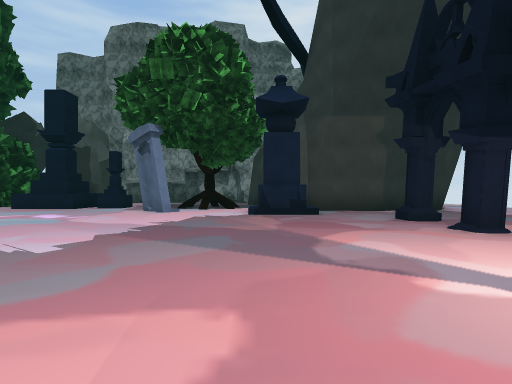
View 1 (above)

24 first-person views from a walk through a 3-D level made in the Unity game engine. The camera is 1.3 m above the floor, looks level and sees 80° across. The floor is counted in squares, 2 m on a side. Each view is taken from the middle of a square. On the plan, view 1 faces up. The plan holds only what a view shows up to about 10 squares ahead; the rest is blank. The place goes on beyond the plan. Some surface patterns are stand-ins.

View 2
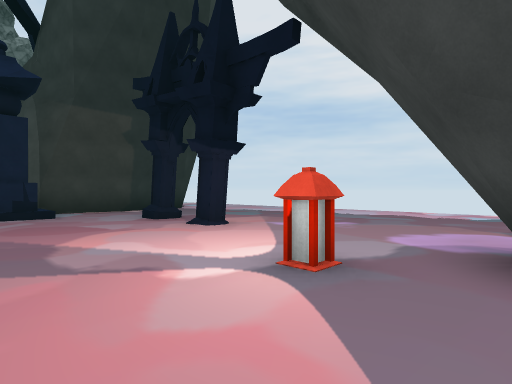

View 3
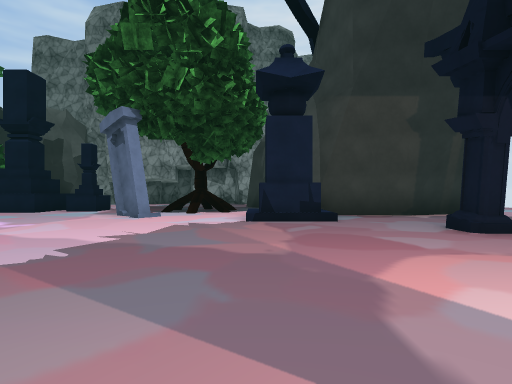

View 4
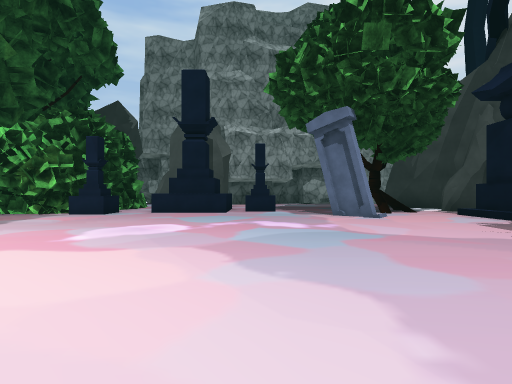

View 5
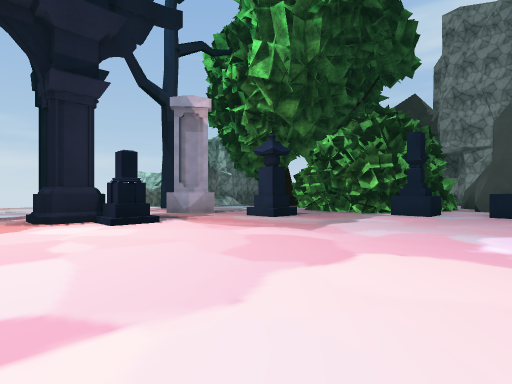

View 6
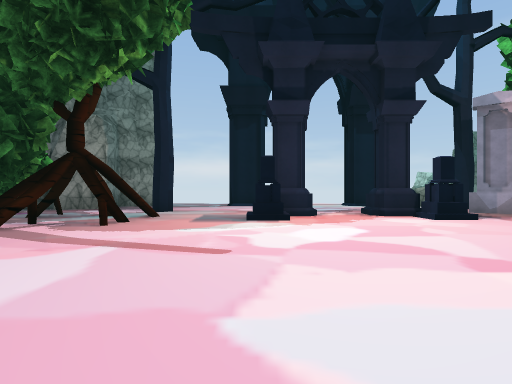

View 7
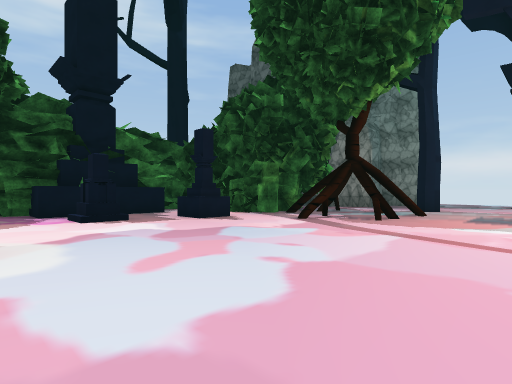

View 8
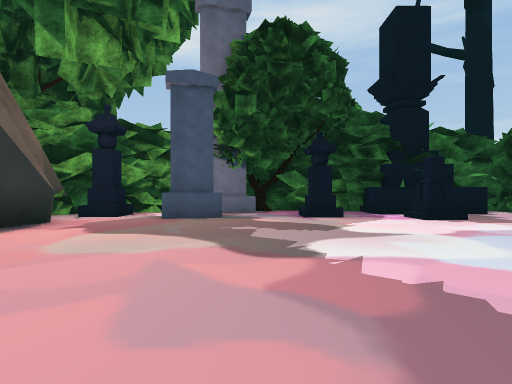

View 9
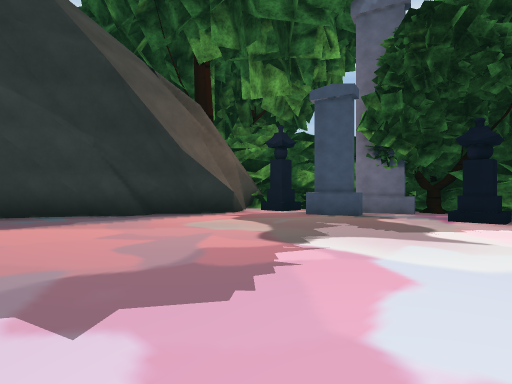

View 10
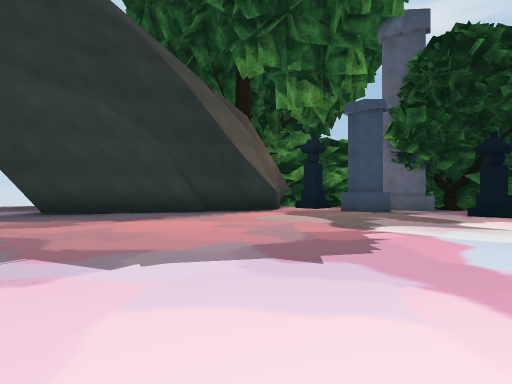

View 11
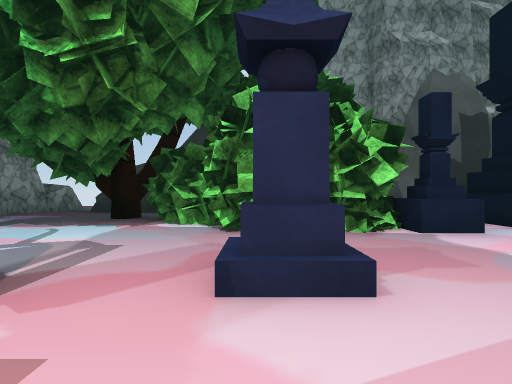

View 12
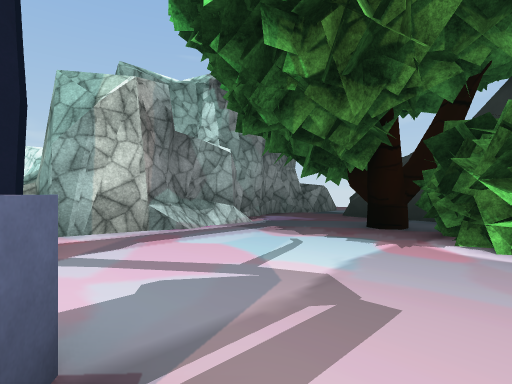

View 13
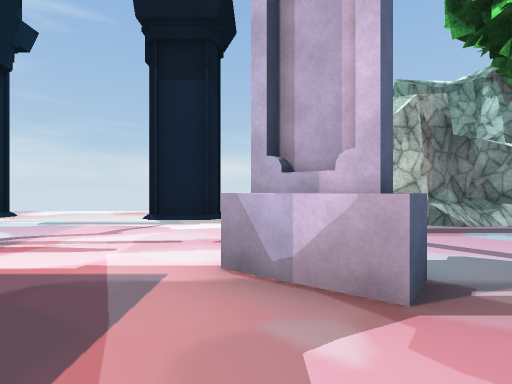

View 14
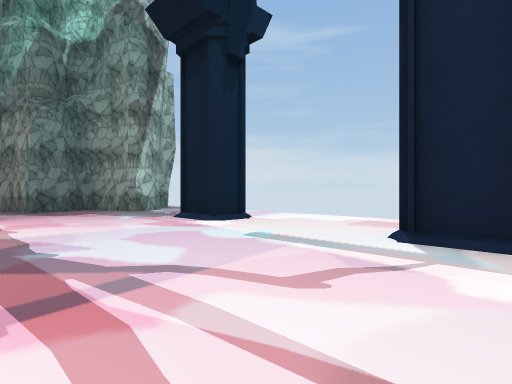

View 15
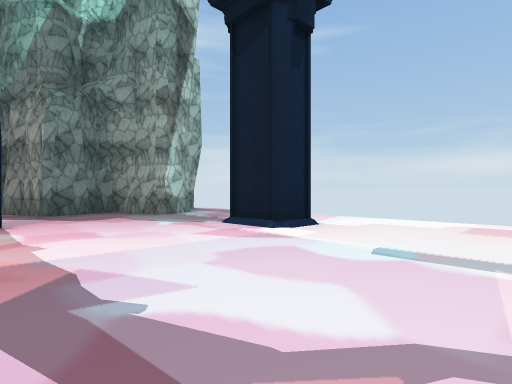

View 16
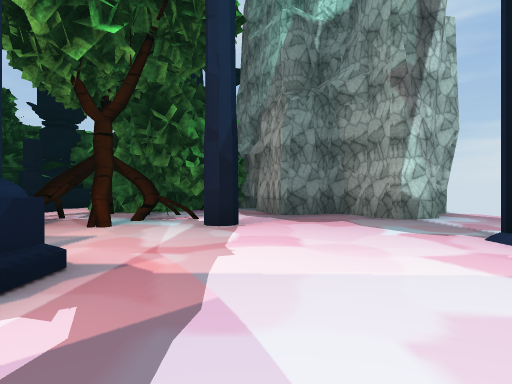

View 17
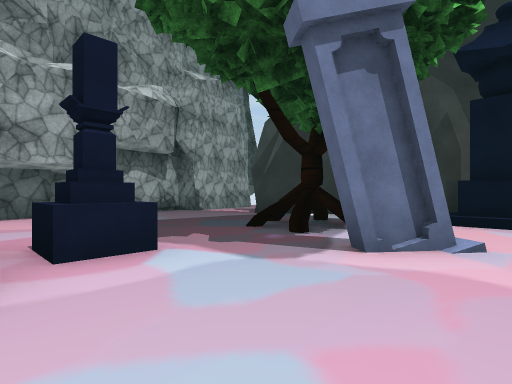

View 18
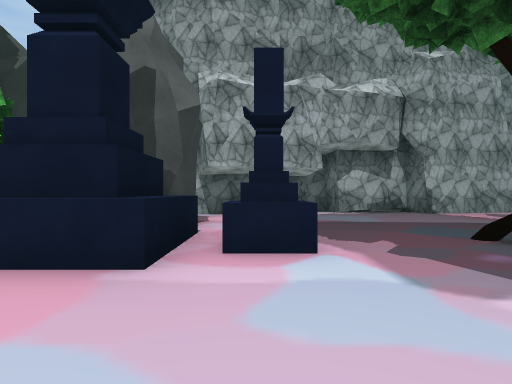

View 19
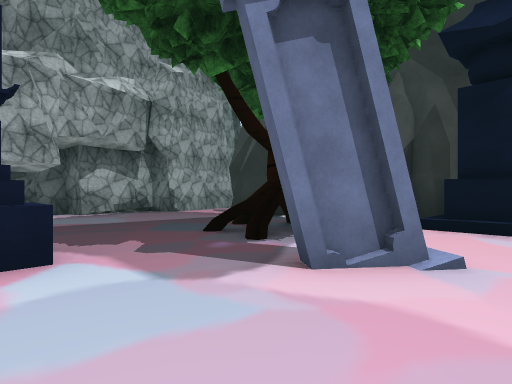

View 20
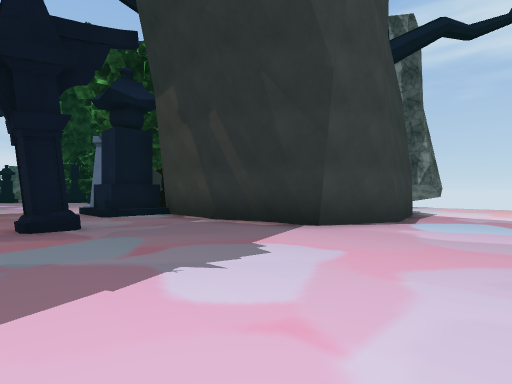

View 21
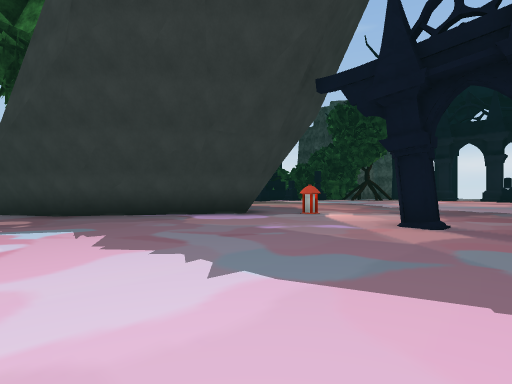

View 22
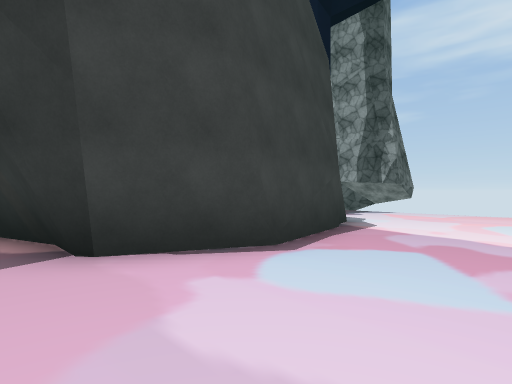

View 23
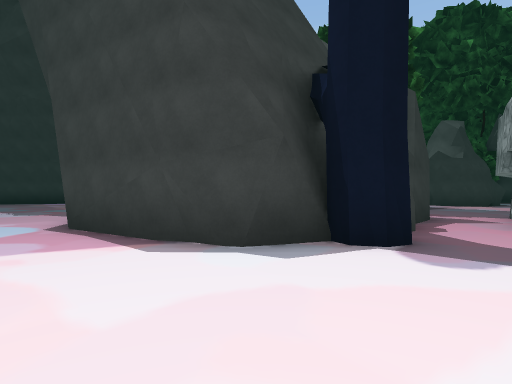

View 24
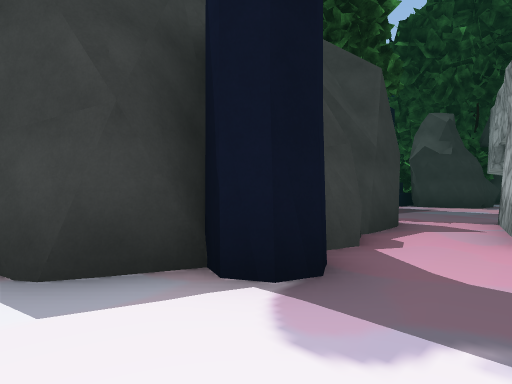

### Floor plan
Key: @ floor where view 1 was taken; # wall or solid block; . main floor; : floor 0.25 m higher than the main floor; / step, stairs or slope; ^ raised ledge; L lantern; R rock; T thing the floor can be seen under or through; O other object.
Columns run from 24 left of view 1 to 10 right of it. Each row starts with its distance up from view 1.
 19                  ##########.......
 18                 ##................
 17    #.            ..........###....
 16   ##.###        R........### ##...
 15   #.....      RRR.......##    ##...
 14   ##. TT      R#R^.......#     #...
 13    #.  TT     .# ^O.. # .      #...
 12    ##.. .#####.^#^...###.RR    #...
 11     #.....###O......O.....######...
 10    ##...............OO..##.........
  9    #....................##.........
  8      #.OO.O........................
  7       .O....................#......
  6   #................................
  5   #......O/.................#......
  4  .......#//........................
  3 ........//.........................
  2 ..........................L........
  1 ........#:/........................
  0 ..#.....#O/.............@..###....
 -1   #........................#####..
 -2   ........................##   ##.
 -3  ......#.###..............#     #.
 -4 ........####.............##     ##
 -5 ..##.....# #............##
 -6 .#####. ## #............#
 -7      #. #  #.O...........
 -8      ###   #....O.O..OO.O##
 -9              .###....##.##
-10             ######..#####
-11                  ####

Where each view was taken, in squares from view 1:
view 1: 0 up, 0 right, facing up
view 2: 0 up, 0 right, facing up-right
view 3: 2 up, 0 right, facing up
view 4: 2 up, 6 left, facing up
view 5: 2 up, 8 left, facing up-left
view 6: 0 up, 7 left, facing left
view 7: 0 up, 6 left, facing down-left
view 8: 0 up, 4 left, facing down
view 9: 0 up, 7 left, facing down-right
view 10: 2 up, 7 left, facing down-right
view 11: 6 up, 14 left, facing up
view 12: 8 up, 15 left, facing up-left
view 13: 7 up, 14 left, facing left
view 14: 6 up, 17 left, facing down-left
view 15: 4 up, 17 left, facing down-left
view 16: 3 up, 18 left, facing down
view 17: 9 up, 7 left, facing up-right
view 18: 9 up, 6 left, facing up
view 19: 9 up, 6 left, facing up-right
view 20: 6 up, 10 right, facing up-left
view 21: 7 up, 10 right, facing down-left
view 22: 10 up, 10 right, facing up-left
view 23: 19 up, 9 right, facing down-left
view 24: 19 up, 7 right, facing down-left
